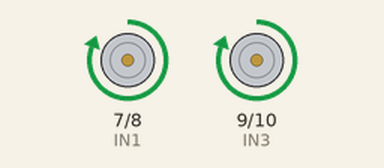
Simulated run of this sketch. Board: Arduino Uno, built with avr-gcc and run on an emulated ATmega328P. Parts: motor-driver pin pairs drawn as motors (green arrow = first pin HIGH = forward, orange = second pin HIGH = backward, longer = more drive).

Above: at 1.5 s.
At 6.5 s:
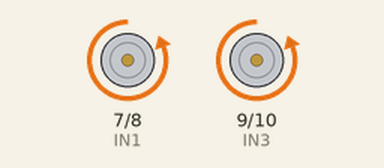
At 11.0 s:
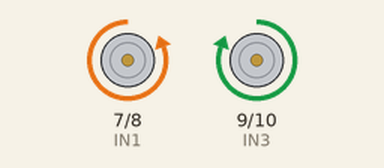
At 13.5 s:
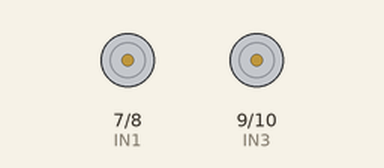
Timing chart, 0 to 19.5 s (numbered marks = the images above):
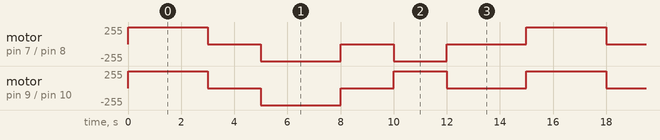

Measured:
- by itself, motor on pin 7 (IN1) / pin 8 (IN2): repeats every 15.0 s: stopped 2.0 s, backward 255/255 3.0 s, stopped 2.0 s, backward 255/255 2.0 s, stopped 3.0 s, forward 255/255 3.0 s
- by itself, motor on pin 9 (IN3) / pin 10 (IN4): repeats every 15.0 s: stopped 2.0 s, backward 255/255 3.0 s, stopped 2.0 s, forward 255/255 2.0 s, stopped 3.0 s, forward 255/255 3.0 s

The sketch:

smart-car.ino
```cpp
// Motor driver pins
const int IN1 = 7;   // Left motors
const int IN2 = 8;
const int IN3 = 9;   // Right motors
const int IN4 = 10;

void setup() {
  pinMode(IN1, OUTPUT);
  pinMode(IN2, OUTPUT);
  pinMode(IN3, OUTPUT);
  pinMode(IN4, OUTPUT);
}

void loop() {
  // FORWARD (all 4 motors)
  digitalWrite(IN1, HIGH);
  digitalWrite(IN2, LOW);
  digitalWrite(IN3, HIGH);
  digitalWrite(IN4, LOW);
  delay(3000);

  // STOP
  stopMotors();
  delay(2000);

  // BACKWARD
  digitalWrite(IN1, LOW);
  digitalWrite(IN2, HIGH);
  digitalWrite(IN3, LOW);
  digitalWrite(IN4, HIGH);
  delay(3000);

  // STOP
  stopMotors();
  delay(2000);

  // TURN LEFT
  digitalWrite(IN1, LOW);
  digitalWrite(IN2, HIGH);
  digitalWrite(IN3, HIGH);
  digitalWrite(IN4, LOW);
  delay(2000);

  stopMotors();
  delay(3000);
}

void stopMotors() {
  digitalWrite(IN1, LOW);
  digitalWrite(IN2, LOW);
  digitalWrite(IN3, LOW);
  digitalWrite(IN4, LOW);
}
```
